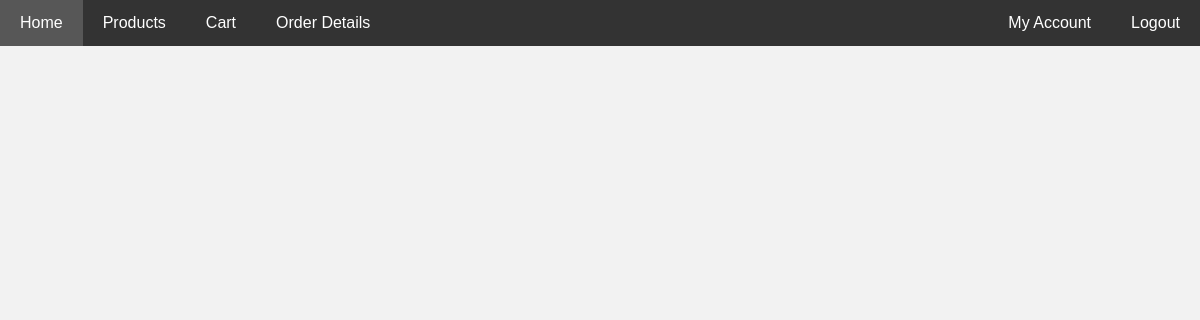
The app's page /order_details (signed in), older data.
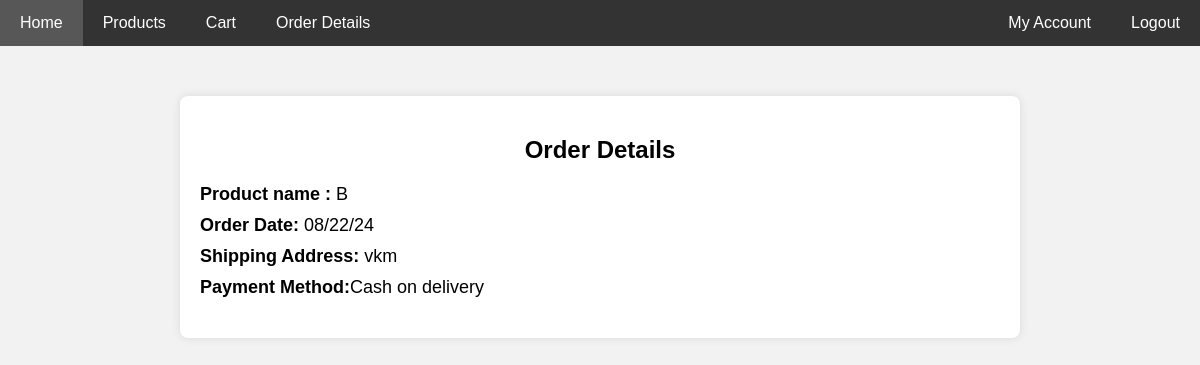
The same page, newer data.
### app/models.py (models this page shows, shortened)
class buy(models.Model):
    user = models.ForeignKey(Register,on_delete=models.CASCADE)
    product = models.ForeignKey(Product,on_delete=models.CASCADE)
    date_of_buying = models.TextField()
    payment_status = models.BooleanField(default=False)
    quantity = models.IntegerField()
    price = models.IntegerField()

class Product(models.Model):
    name = models.TextField()
    discription = models.TextField()
    price = models.IntegerField()
    category = models.TextField()
    quantity = models.IntegerField()
    offerprice = models.IntegerField()
    image = models.FileField()

class Register(models.Model):
    Email = models.EmailField(unique=True)
    name = models.TextField()
    phonenumber = models.IntegerField()
    password = models.IntegerField()
    location= models.TextField()

### app/views.py (the view)
# urls.py: path('order_details',views.order_details),
def order_details(req):
    data=buy.objects.filter(user=get_usr(req))
    return render(req,'orderdetails.html',{'data':data})

### app/views.py (called while the page is built)
def get_usr(req):
    data=Register.objects.get(Email=req.session['user'])
    return data

### template/orderdetails.html (shortened to what this page needs)
<!DOCTYPE html>
<html lang="en">
<head>
</head>
<body>
    <div class="navbar">
        <a href="#home">Home</a>
        <a href="#products">Products</a>
        <a href="#cart">Cart</a>
        <a href="#order" class="active">Order Details</a>
        <div class="navbar-right">
            <a href="#account">My Account</a>
            <a href="#logout">Logout</a>
        </div>
    </div>
    {% for i in data %}
    <div class="order-container">
        <h2>Order Details</h2>
        <div class="order-details">
            <p><strong>Product name :</strong> {{i.product.name}}</p>
            <p><strong>Order Date:</strong> {{i.date_of_buying}}</p>
            <p><strong>Shipping Address:</strong> {{i.user.location}}</p>
            <p><strong>Payment Method:</strong>Cash on delivery</p>
        </div>
    </div>
    {% endfor %}
</body>
</html>

Row changes from the older to the newer data that the page shows:
added buy: product.name "B", date_of_buying "08/22/24", user.location "vkm"
